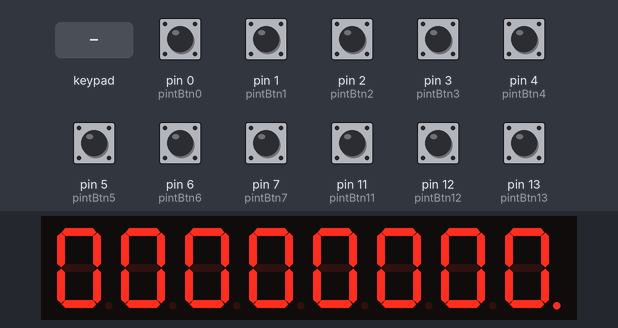
Simulated run of this sketch. Board: Arduino Leonardo, built with avr-gcc and run on an emulated ATmega32U4. On the bench: 8-digit seven-segment display. The inputs (shaded band) are chosen by the test bench; at power-on: pin 0 (pintBtn0), pin 1 (pintBtn1), pin 2 (pintBtn2), pin 3 (pintBtn3), pin 4 (pintBtn4), pin 5 (pintBtn5), pin 6 (pintBtn6), pin 7 (pintBtn7), pin 11 (pintBtn11), pin 12 (pintBtn12), pin 13 (pintBtn13) HIGH. USB keyboard and mouse output is not drawn; what the sketch prints to the serial monitor is not drawn.

Above: at 3.7 s.
3.8 s: keypad keys 1 2 A pressed 0.4 s apart
At 5.0 s:
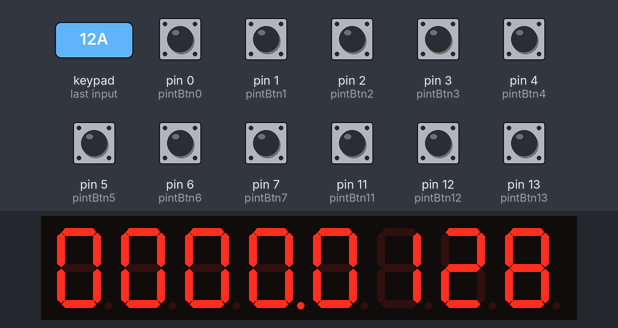
6.5 s: key '1' pressed
At 7.6 s:
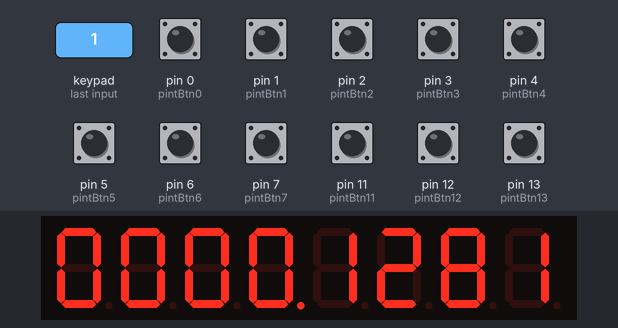
Timing chart, 0 to 7.5 s (numbered marks = the images above; inputs shaded):
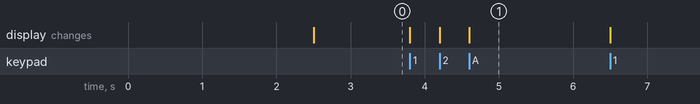

The sketch:

tm1638qyf_functions_example.ino
```cpp
#include <TM1638.h>
#include <TM1638QYF.h>
#include "Joystick.h"

Joystick_ Joystick(
  JOYSTICK_DEFAULT_REPORT_ID,
  JOYSTICK_TYPE_MULTI_AXIS, 30, 0,
  true, true, false, false, false, false,
  true, true, false, false, false);

#define DIO 8
#define CLK 9
#define STB 10

TM1638QYF module(DIO, CLK, STB);
word mode;

//int pushBtn = 0;
int currVal = -1;
const int C_INT_MAX_VAL = 9999;

#define pintBtn0  0
#define pintBtn1  1
#define pintBtn2  2
#define pintBtn3  3
#define pintBtn4  4
#define pintBtn5  5
#define pintBtn6  6
#define pintBtn7  7

//
#define pintBtn11  11
#define pintBtn12  12
#define pintBtn13  13

void setup()
{
  // make the pushbutton's pin an input:
  // Initialize Button Pins
  //bottom left column
  pinMode(pintBtn0, INPUT_PULLUP);
  pinMode(pintBtn1, INPUT_PULLUP);
  pinMode(pintBtn2, INPUT_PULLUP);
  pinMode(pintBtn3, INPUT_PULLUP);
  pinMode(pintBtn4, INPUT_PULLUP);
  pinMode(pintBtn5, INPUT_PULLUP);
  pinMode(pintBtn6, INPUT_PULLUP);
  pinMode(pintBtn7, INPUT_PULLUP);

  //top left pins column
  pinMode(pintBtn11, INPUT_PULLUP);
  pinMode(pintBtn12, INPUT_PULLUP);
  pinMode(pintBtn13, INPUT_PULLUP);


  //init joystic lib
  Joystick.begin();

  //init  QYF module
  module.setupDisplay(true, 7);
  mode = 0;

  module.setDisplayToString("BIT", 1);
  delay(2500);
  module.setDisplayToDecNumber(0, 1);
}

void SingleButtonPush(byte button)
{
    Joystick.pressButton(button);
    delay(250); //500
    Joystick.releaseButton(button );
}

void AppendNumercValue(int param)
{
  if(currVal < 0 )
  {
    currVal = param;
    return ;
  }

  if(currVal > C_INT_MAX_VAL)
  {
     currVal = param;
     return ;
  }

  int newVal = (currVal * 10) + param;
  if(newVal <= C_INT_MAX_VAL )
    currVal = newVal;
  else
    currVal = param;
}

void PushBtnAndDisplayIt(TM1638QYF* module, byte buttonNo)
{

   AppendNumercValue(buttonNo);
   module->setDisplayToDecNumber(currVal, 1 << 4);

   //send button push
   if(buttonNo == 0)
    SingleButtonPush(10);
   else
    SingleButtonPush(buttonNo -1);
}

void update(TM1638QYF* module, word* mode)
{


  //get buttons state
  word buttons = module->getButtons();

  // button pressed - change mode
  if (buttons != 0)
  {
    //Serial.print("Button:");
    //Serial.print(buttons);
    //Serial.print("\n");

    *mode = buttons >> 1;
    //Serial.print("Mode :");
    //Serial.print(*mode);
    //Serial.print("\n curValue");
    //Serial.print(currVal);
     switch (*mode)
     {
        //button 1
          case 0:
            PushBtnAndDisplayIt(module, 1);
          break;

          //button 2
          case 1:
            PushBtnAndDisplayIt(module, 2);
            break;

          //button 3
          case 2:
            PushBtnAndDisplayIt(module, 3);
            break;
            //empty
          case 4:
            break;

            //button 4
          case 8:
              PushBtnAndDisplayIt(module, 4);
            break;

            //button 5
          case 16:
             PushBtnAndDisplayIt(module, 5);
            break;

            //button 6
          case 32:
              PushBtnAndDisplayIt(module, 6);
            break;
          case 64:
            break;

             //button 7
          case 128:
             PushBtnAndDisplayIt(module, 7);
            break;

             //button 8
          case 256:
             PushBtnAndDisplayIt(module, 8);
            break;

             //button 9
          case 512:
             PushBtnAndDisplayIt(module, 9);
            break;

             //button 9
          case 4096:
             PushBtnAndDisplayIt(module, 0);
            break;

          //clear
          case 2048:
            currVal = 0;
            module->setDisplayToDecNumber(currVal, 1 << 4);
            SingleButtonPush(12);
           break;
            //enter
         case 8192:
            currVal = 0;
            module->setDisplayToDecNumber(currVal, 1 << 4);
            SingleButtonPush(13);
            break;

          default:
            break;
     }
  }
}
// Constant that maps the phyical pin to the joystick button.
const int pinToButtonMap = 11;


#define C_INT_MAX_BTNS 3

// Last state of the button
int lastButtonState[C_INT_MAX_BTNS] = {0,0,0};


#define C_INT_MAX_BOTTOM_COL_BTNS 8

// Last state of the button
int lastBottomRowButtonState[C_INT_MAX_BOTTOM_COL_BTNS] = {0,0,0,0,0,0,0,0};

void loop() {

  //qyf module
  update(&module, &mode);

  // Read pin from 11 to 13 values
  for (int index = 0; index < C_INT_MAX_BTNS; index++)
  {
    int currentButtonState = !digitalRead(index + pinToButtonMap);
    if (currentButtonState != lastButtonState[index])
    {
      //Joystick.setButton(index, currentButtonState);
      SingleButtonPush(17 + index );
      lastButtonState[index] = currentButtonState;
    }
  }

  Serial.print(digitalRead(4));
  Serial.print("\n");
  // Read pin from 0 to 8 values
  for (int index = 0; index < C_INT_MAX_BOTTOM_COL_BTNS; index++)
  {
    int currentButtonState = !digitalRead(index);
    if (currentButtonState != lastBottomRowButtonState[index])
    {
      //Joystick.setButton(index, currentButtonState);
      SingleButtonPush(20 + index );

      lastBottomRowButtonState[index] = currentButtonState;
    }
  }

  delay(1);
}
```

Measured:
- after the input at 3.8 s, the display: first changes at once (image 1 shows a later state)
